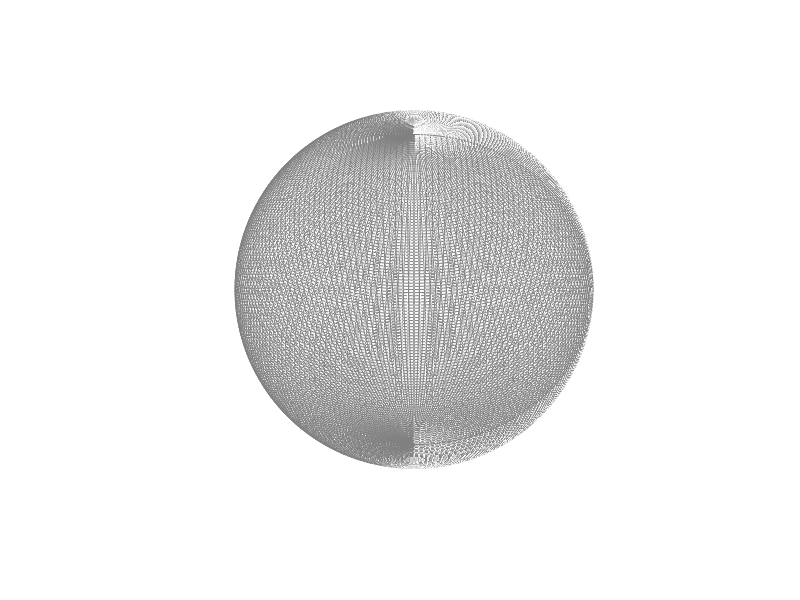

MATLAB code for this plot: (Note: this script raises an error after producing the figure.)
%% Textured 3D Earth example
%
% Ryan Gray
% 8 Sep 2004
% Revised 9 March 2006, 31 Jan 2006, 16 Oct 2013
%% Options
space_color = 'w';
npanels = 180;   % Number of globe panels around the equator deg/panel = 360/npanels
alpha   = 1; % globe transparency level, 1 = opaque, through 0 = invisible
%GMST0 = []; % Don't set up rotatable globe (ECEF)
GMST0 = 4.89496121282306; % Set up a rotatable globe at J2000.0
% Earth texture image
% Anything imread() will handle, but needs to be a 2:1 unprojected globe
% image.
image_file = 'http://upload.wikimedia.org/wikipedia/commons/thumb/c/cd/Land_ocean_ice_2048.jpg/1024px-Land_ocean_ice_2048.jpg';
% Mean spherical earth
erad    = 6371008.7714; % equatorial radius (meters)
prad    = 6371008.7714; % polar radius (meters)
erot    = 7.2921158553e-5; % earth rotation rate (radians/sec)
%% Create figure
%figure('Color', space_color);
%hold on;
% Turn off the normal axes
set(gca, 'NextPlot','add', 'Visible','off');
axis equal;
axis auto;
% Set initial view
view(0,30);
axis vis3d;
%% Create wireframe globe
% Create a 3D meshgrid of the sphere points using the ellipsoid function
[x, y, z] = ellipsoid(0, 0, 0, erad, erad, prad, npanels);
globe = surf(x, y, -z, 'FaceColor', 'none', 'EdgeColor', 0.5*[1 1 1]);
if ~isempty(GMST0)
    hgx = hgtransform;
    set(hgx,'Matrix', makehgtform('zrotate',GMST0));
    set(globe,'Parent',hgx);
end
%% Texturemap the globe
% Load Earth image for texture map
cdata = imread(image_file);
% Set image as color data (cdata) property, and set face color to indicate
% a texturemap, which Matlab expects to be in cdata. Turn off the mesh edges.
set(globe, 'FaceColor', 'texturemap', 'CData', cdata, 'FaceAlpha', alpha, 'EdgeColor', 'none');